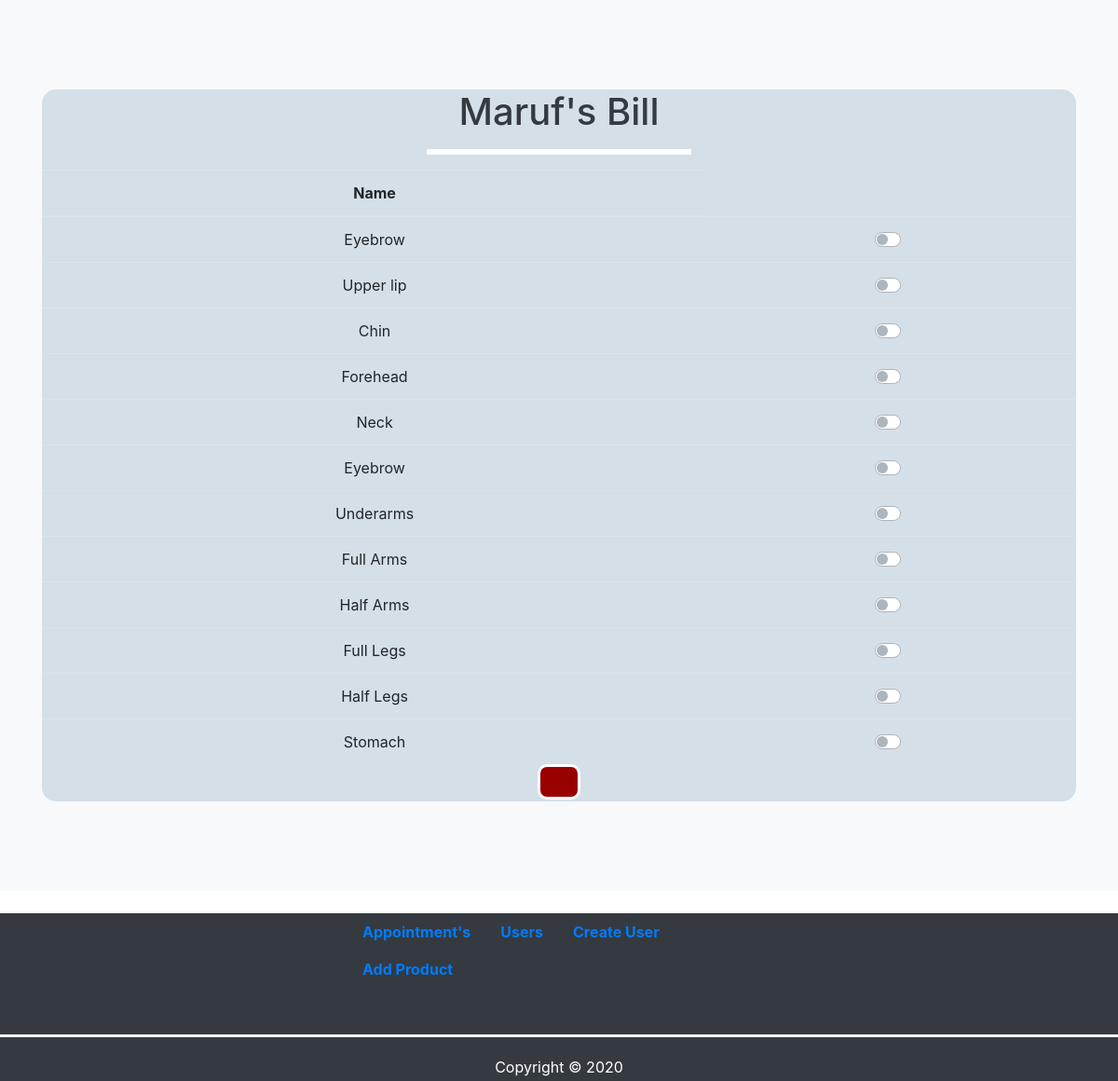
/makebill/1/ (signed in), run on the app's committed database.
### techbeauty/models.py (models this page shows, shortened)
class Appointment(models.Model):
    id = models.AutoField(primary_key=True)
    first_name = models.CharField(max_length=50)
    mobile_number = models.CharField(max_length=50)
    email = models.CharField(max_length=70, default="")
    address = models.CharField(max_length=70, default="")
    shedule = models.CharField(max_length=500, default="")

class Services(models.Model):
    id = models.AutoField(primary_key=True)
    categories = models.CharField(max_length=50)
    name = models.CharField(max_length=50)
    price = models.CharField(max_length=50)
    cover = models.ImageField(upload_to="img", null=True, blank=True)

### techbeauty/decorators.py (the view)
		def wrapper_func(request, *args, **kwargs):
			group = None
			if request.user.groups.exists():
				group = request.user.groups.all()[0].name
			if group in allowed_roles:
				return view_func(request, *args, **kwargs)
			else:
				return redirect('/userdash/')

### techbeauty/views.py (called while the page is built)
@login_required(login_url='/loginuser/')
@allowed_users(allowed_roles=['admin'])
def makebill(request, id):
        bill = Appointment.objects.filter(pk=id)
        services = Services.objects.all()
        removepunc = request.POST.get('removepunc', 'off')
        if removepunc == "on":
            bill = '''10'''
            newbill = ""
            newbill = newbill + bill
            return render(request, "makebill.html", {'bill': bill[0], 'services': services,'newbill': newbill})
        return render(request,"makebill.html",{'bill': bill[0],'services':services} )

### techbeauty/templates/makebill.html (shortened to what this page needs)
{% extends 'basic2.html' %}
{% block body %}
{% load static %}
    <div class="bg-light  py-5">
<div class="container text-center my-5">
<div class="tablestyle">
        <h1 class="text-center text-dark">{{ bill.first_name }}'s Bill</h1>
                 <hr class="w-25 mx-auto">
                      <table class="table mb-0">
    <thead>
      <tr>
        <th>Name</th>
      </tr>
    </thead>
    <tbody>
     {% for i in services %}
        <tr>
          <td>{{ i.name }}</td>
            <td>
                <div class="custom-control custom-switch">
        </div>
            </td>
        </tr>
      {% endfor %}
    </tbody>
  </table>
    <form action="/newbill/" method='post'>{% csrf_token %}
        <button type="submit" class="button_2 "></button>
    </form>
</div>
</div>
</div>
{% endblock %}

### techbeauty/static/css/bstyle.css (style rules this page uses)
.container hr { border:3px solid #ffffff; }

### data on the page
Appointment: first_name "Maruf"
Services: name "Eyebrow"
Services: name "Upper lip"
Services: name "Chin"
Services: name "Forehead"
Services: name "Neck"
Services: name "Eyebrow"
Services: name "Underarms"
Services: name "Full Arms"
Services: name "Half Arms"
Services: name "Full Legs"
Services: name "Half Legs"
Services: name "Stomach"
